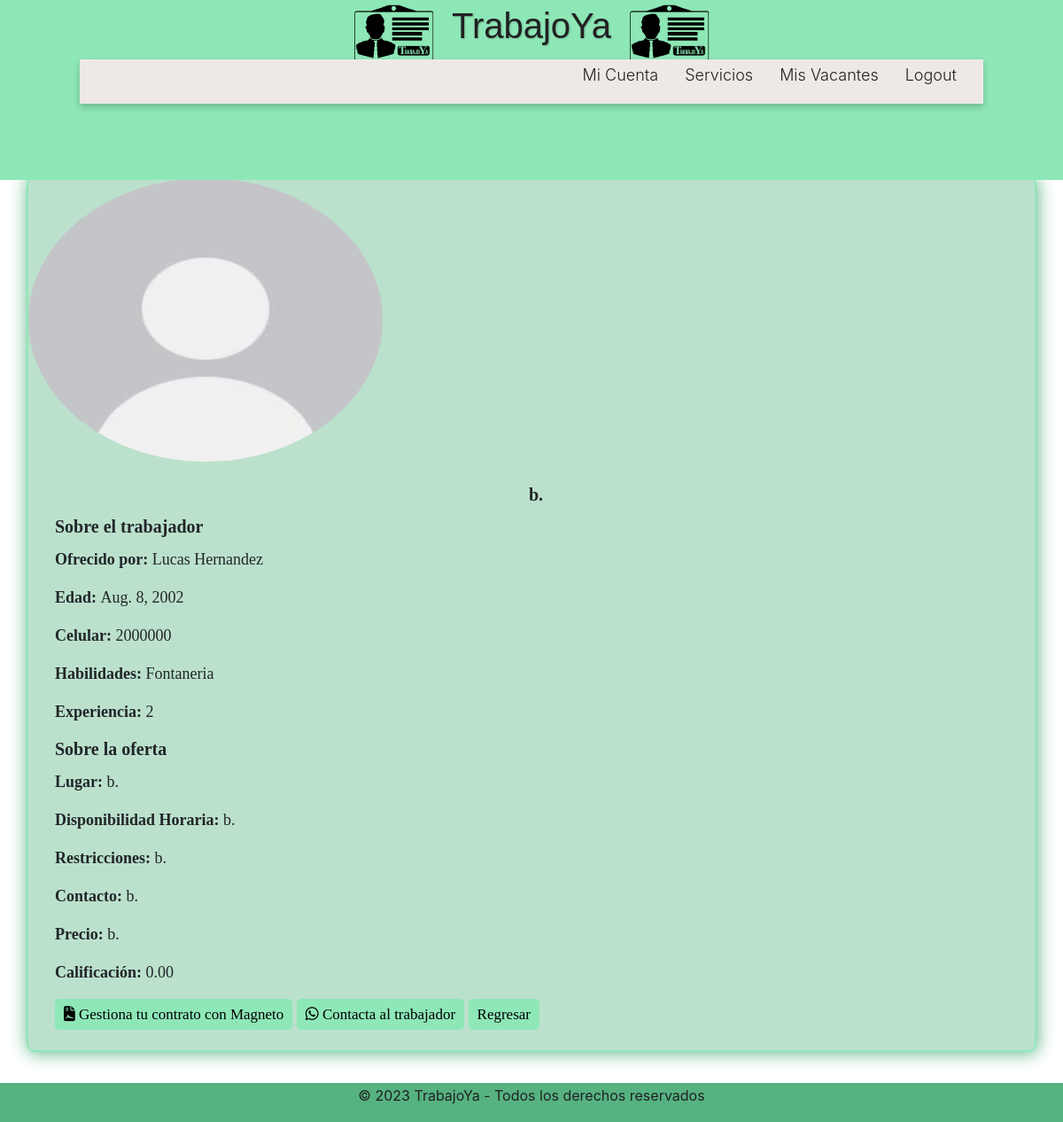
The page /empleador/masInfo/3/ on the database its author committed.
### trabajador/models.py (models this page shows, shortened)
class ofertaServicio(models.Model):
    servicio = models.CharField(blank= False, max_length=200)
    disponibilidad = models.CharField(blank= False, max_length=200)
    restricciones = models.TextField(blank= False, max_length=500)
    lugar = models.TextField(blank= False, max_length=80)
    contacto = models.TextField(blank= False, max_length=30)
    precio = models.CharField(blank= False, max_length=30)
    trabajador = models.ForeignKey(Trabajador_, on_delete=models.CASCADE,null=True, blank=True)
    sigue = models.BooleanField(default=False)

### accounts/models.py (models this page shows, shortened)
class Trabajador(models.Model):
    usuario = models.OneToOneField(Usuario, on_delete=models.CASCADE, primary_key=True, related_name='trabajador')
    foto= models.ImageField(upload_to='images/', null=True, blank=True)
    identificacion = models.CharField(max_length=10, validators=[validar_numero])
    nombre = models.CharField(max_length=50)
    apellidos = models.CharField(max_length=50)
    fecha_nacimiento = models.DateField(validators=[validar_edad])
    celular = models.CharField(max_length=50, validators=[validar_numero])
    habilidades= models.CharField(max_length=50)
    experiencia= models.CharField(max_length=50)
    calificacion_promedio= models.DecimalField(max_digits=3, decimal_places=2, default=0.0)

### empleador/views.py (the view)
# urls.py: path('masInfo/<int:ofertaID>/', views.masInfoOferta, name='masInfo'),
def masInfoOferta(request,ofertaID):
    oferta = get_object_or_404(ofertaServicio, pk=ofertaID)
    return render(request, 'masInfoOferta.html', {'oferta': oferta})

### empleador/templates/masInfoOferta.html (shortened to what this page needs)
<!DOCTYPE html>
{% extends 'baseEmpleador.html' %}
{% load static %}
    {% block additional_styles %}
    <link rel="stylesheet" href="https://cdn.jsdelivr.net/npm/bootstrap@4.0.0/dist/css/bootstrap.min.css">
    <link rel="stylesheet" href="{% static 'css\empleador\masInfoOferta.css' %}">
    {% endblock additional_styles %}
        {% block content %}
        <div class= "titulo">
            <h2>Más Información</h2>
        </div>
        <div class="Oferta">
            <div class="cartaOferta" style="width: 90rem;">
              <a href="{% url 'calificar_trabajador' trabajador_id=oferta.trabajador.usuario.id %}">
                <img class="card-img-top" src="{{ oferta.trabajador.foto.url }}" alt="Card image cap">
            </a>
                <div class="card-body">
                  <h5 class="card-title" style="text-align: center; font-weight: bold;">{{ oferta.servicio }}</h5>
                  <h5 class="card-title" style="text-align: left; font-weight: bold;">Sobre el trabajador</h5>
                    <p><strong>Ofrecido por: </strong> {{ oferta.trabajador.nombre }} {{oferta.trabajador.apellidos}}</p>
                    <p><strong>Edad: </strong> {{ oferta.trabajador.fecha_nacimiento }}</p>
                    <p><strong>Celular: </strong> {{ oferta.trabajador.celular }}</p>
                    <p><strong>Habilidades: </strong> {{ oferta.trabajador.habilidades }}</p>
                    <p><strong>Experiencia: </strong> {{ oferta.trabajador.experiencia }}</p>
                    <h5 class="card-title" style="text-align: left; font-weight: bold;">Sobre la oferta</h5>
                    <p><strong>Lugar: </strong> {{ oferta.lugar }} </p>
                    <p><strong>Disponibilidad Horaria: </strong> {{ oferta.disponibilidad }} </p>
                    <p><strong>Restricciones: </strong> {{ oferta.restricciones }} </p>
                    <p><strong>Contacto: </strong> {{ oferta.contacto }} </p>
                    <p><strong>Precio: </strong> {{ oferta.precio }} </p>
                    <p><strong>Calificación: </strong>{{oferta.trabajador.calificacion_promedio}}</p>
                  <a href="https://www.magneto365.com/home/" target="_blank" class="btn btn-primary">
                    <i class="fa-solid fa-file-contract"></i>  Gestiona tu contrato con Magneto
                  </a>
                  <a href="#" class="btn btn-primary">
                    <i class="fa-brands fa-whatsapp"></i>  Contacta al trabajador
                  </a>
                  <a href="{% url 'verOfertasEmpleador'%}" class="btn btn-primary">Regresar</a>
                </div>
              </div>
        </div>
        {% endblock content %}

### static/css/empleador/baseEmpleador.css (style rules this page uses)
html { font-family: "Poppins", sans-serif; line-height: 1.15; -webkit-text-size-adjust: 100%; -webkit-tap-highlight-color: rgba(0, 0, 0, 0); }
body { margin: 0; font-size: 1rem; line-height: 1.5; text-align: left; }

### static/css/empleador/masInfoOferta.css (style rules this page uses)
h2 { font-size: xx-large; color: #212121; text-align: center; font-weight: bold; }
.titulo { text-align: center; align-content: center; }
.card-img-top { object-fit: fill; width: 25rem; height: 20rem; border-radius: 50%; }
.btn { padding: 5px 10px; font-size: 17px; text-decoration: none; background-color: #8ee7b7; color: #000000; border: none; border-radius: 5px; cursor: pointer; font-family:"Candara"; }
.Oferta { padding: 0 10px; display: flex; flex-wrap: wrap; justify-content: center; }
.cartaOferta { border-radius: 8px; box-shadow: 1px 1px 20px #56b381; overflow: hidden; height: min-content; min-height: 40rem; margin: 20px; float: left; padding: auto; background-color: rgba(86, 179, 129, 0.4); border: 2px solid #8ee7b7; }
.card-body { margin: 0 0 3px; margin-left: 10px; margin-top: 5px; text-align: left; font-size: large; font-family: 'Candara'; }

### rows shown on the page
ofertaServicio: trabajador.foto (picture), servicio "b.", trabajador.nombre "Lucas", trabajador.apellidos "Hernandez", trabajador.fecha_nacimiento "Aug. 8, 2002", trabajador.celular "2000000", trabajador.habilidades "Fontaneria", trabajador.experiencia "2", lugar "b.", disponibilidad "b.", restricciones "b.", contacto "b.", precio "b.", trabajador.calificacion_promedio "0.00"
